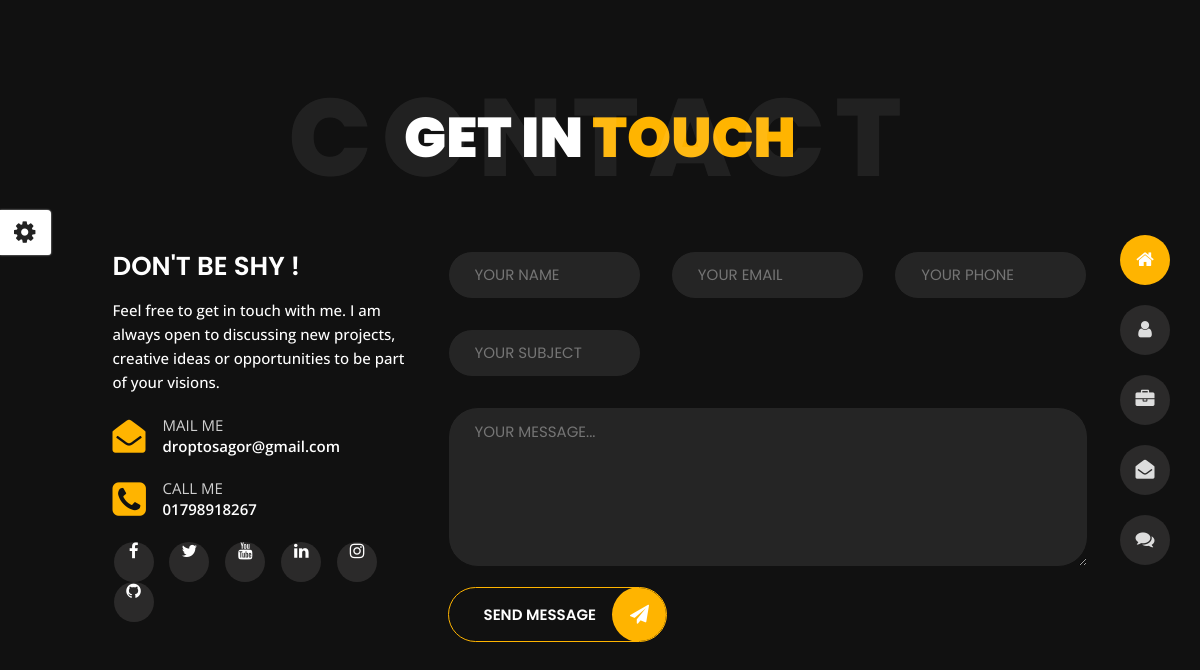
Page /contact/ on the committed database.
### contact_app/models.py (models this page shows, shortened)
class SocialMediaLink(models.Model):
    social = models.ForeignKey(MyProfile, on_delete= models.CASCADE, related_name="social")
    facebook = models.URLField(blank= True)
    x = models.URLField(blank= True) # twitter
    instagram = models.URLField(blank= True, null= True)
    linkdin = models.URLField(blank= True)
    youtube = models.URLField(blank= True)
    github = models.URLField(blank= True)

### profile_app/models.py (models this page shows, shortened)
class MyProfile(models.Model):
    first_name = models.CharField(max_length= 50)
    last_name = models.CharField(max_length= 50)
    email = models.EmailField(max_length= 50)
    age = models.IntegerField()
    nationality = models.CharField(max_length= 50)
    freelance = models.CharField(max_length= 50, null= True, default= 'NOT')
    address = models.TextField(max_length= 200)
    phone = models.CharField(max_length= 14)
    languages = models.CharField(max_length= 100, default='Bangla, English')
    skype = models.CharField(max_length= 50, null= True)
    instagrame = models.CharField(max_length= 50, null= True, default= 'sagor_luc')
    image = models.ImageField(upload_to='photos/myPhotos', blank= True)
    created_date = models.DateTimeField(auto_now_add= True)
    modify_date = models.DateTimeField(auto_now= True)

### contact_app/views.py (the view)
# urls.py: path('contact/', include('contact_app.urls')),
def contact(request):
    if request.method == "POST":
        form = ContactForm(request.POST)
        if form.is_valid():
            form.save()
            messages.success(request, "Message sent successfully")
        else:
            messages.error(request, "Please fill out all the fields")
    else:
        form = ContactForm()
    social_media = SocialMediaLink.objects.all()
    return render(request, 'contact.html', {"form": form, 'socials': social_media})

### contact_app/forms.py
class ContactForm(forms.ModelForm):
    class Meta:
        model = ContactInformation
        fields = ['name', 'email', 'phone', 'subject', 'message']
        widgets = {
            'name': forms.TextInput(attrs={'placeholder': 'YOUR NAME'}),
            'email': forms.EmailInput(attrs={'placeholder': 'YOUR EMAIL'}),
            'phone': forms.TextInput(attrs={'placeholder': 'YOUR PHONE'}),
            'subject': forms.TextInput(attrs={'placeholder': 'YOUR SUBJECT'}),
            'message': forms.Textarea(attrs={'placeholder': 'YOUR MESSAGE...'}),
        }

### contact_app/templates/contact.html (shortened to what this page needs)
{% extends "base.html" %}
{% load static %}
{% block body %}
<body class="contact">
<section class="title-section text-left text-sm-center revealator-slideup revealator-once revealator-delay1">
    <h1>get in <span>touch</span></h1>
    <span class="title-bg">contact</span>
</section>
<section class="main-content revealator-slideup revealator-once revealator-delay1">
    <div class="container">
        <div class="row">
            <div class="col-12 col-lg-4">
                <h3 class="text-uppercase custom-title mb-0 ft-wt-600 pb-3">Don't be shy !</h3>
                <p class="open-sans-font mb-3">Feel free to get in touch with me. I am always open to discussing new projects, creative ideas or opportunities to be part of your visions.</p>
                {% for soci in socials  %}
                    <p class="open-sans-font custom-span-contact position-relative">
                        <i class="fa fa-envelope-open position-absolute"></i>
                        <span class="d-block">mail me</span>{{soci.social.email}}
                    </p>
                    <p class="open-sans-font custom-span-contact position-relative">
                        <i class="fa fa-phone-square position-absolute"></i>
                        <span class="d-block">call me</span>{{soci.social.phone}}
                    </p>
                {% endfor %}
                <ul class="social list-unstyled pt-1 mb-5">
                    {% for soci in socials %}
                        <li class="facebook"><a title="Facebook" href="{{soci.facebook}}" target="_blank"><i class="fa fa-facebook"></i></a>
                        </li>
                        <li class="twitter"><a title="Twitter" href="{{soci.x}}" target="_blank"><i class="fa fa-twitter"></i></a>
                        </li>
                        <li class="youtube"><a title="Youtube" href="{{soci.youtube}}" target="_blank"><i class="fa fa-youtube" ></i></a>
                        </li>
                        <li class="linkedin"><a title="linkedin" href="{{soci.linkdin}}" target="_blank"><i class="fa fa-linkedin"></i></a>
                        </li>
                        <li class="instagram"><a title="Instagram" href="{{soci.instagram}}" target="_blank"><i class="fa fa-instagram"></i></a>
                        </li>
                        <li class="github"><a title="Github" href="{{soci.github}}" target="_blank"><i class="fa fa-github"></i></a>
                        </li>
                    {% endfor %}
                </ul>
            </div>
            <div class="col-12 col-lg-8">
                <form class="contactform" method="post">
                    <div class="contactform">
                        <div class="row">
                            <div class="col-12 col-md-4">
                                {{ form.name }}
                            </div>
                            <div class="col-12 col-md-4">
                                {{ form.email }}
                            </div>
                            <div class="col-12 col-md-4">
                                {{ form.phone }}
                            </div>
                            <div class="col-12 col-md-4">
                                {{ form.subject }}
                            </div>
                            <div class="col-12">
                                {{ form.message }}
                                <button type="submit" class="button">
                                    <span class="button-text">Send Message</span>
                                    <span class="button-icon fa fa-send"></span>
                                </button>
                            </div>
                        </div>
                    </div>
                </form>
            </div>
        </div>
    </div>
</section>
</body>
{% endblock body %}

### static/css/style.css (style rules this page uses)
html { overflow-x: hidden; height: 100%; }
body { font-family: 'Poppins', sans-serif; font-size: 15px; color: #fff; font-weight: 500; line-height: 1.6; position: relative; background-size: cover; background-position: center; height: 100%; width: 100%; background-color: #111; }
.open-sans-font { font-family: 'Open Sans', sans-serif; }
.ft-wt-600 { font-weight: 600; }
.no-transform { transform: none !important; }
.custom-title { padding-bottom: 22px; font-size: 26px; }
.button { overflow: hidden; display: inline-block; line-height: 1.4; border-radius: 35px; white-space: nowrap; text-overflow: ellipsis; text-align: center; cursor: pointer; vertical-align: middle; user-select: none; transition: 250ms all ease-in-out; text-transform: uppercase; text-decoration: none !important; position: relative; z-index: 1; padding: 16px 70px 16px 35px; font-size: 15px; font-weight: 600; color: #fff; background-color: transparent; outline: none !important; }
.button .button-text { position: relative; z-index: 2; color: #fff; transition: .3s ease-out all; }
.button:before { z-index: -1; content: ''; position: absolute; top: 0; bottom: 0; left: 0; right: 0; transform: translateX(100%); transition: .3s ease-out all; }
.button-icon { position: absolute; right: -1px; top: -1px; bottom: 0; width: 55px; height: 55px; display: flex; justify-content: center; align-items: center; font-size: 19px; color: #ffffff; border-radius: 50%; }
.title-section { margin: 0 auto; width: 100%; position: relative; padding: 80px 0; }
.title-section h1 { font-size: 56px; font-weight: 900; color: #fff; text-transform: uppercase; margin: 0; }
.title-bg { font-size: 110px; left: 0; letter-spacing: 10px; line-height: 0.7; position: absolute; right: 0; top: 50%; text-transform: uppercase; font-weight: 800; -webkit-transform: translateY(-50%); -moz-transform: translateY(-50%); -ms-transform: translateY(-50%); -o-transform: translateY(-50%); transform: translateY(-50%); color: rgba(255, 255, 255, 0.07); }
.contact .main-content { padding-bottom: 85px; }
.contact .custom-span-contact { font-weight: 600; padding-left: 50px; line-height: 21px; padding-top: 5px; }
.contact .custom-span-contact i { left: 0; top: 10px; font-size: 33px; }
.contact .custom-span-contact i.fa-phone-square { font-size: 39px; top: 7px; }
.contact .custom-span-contact span { text-transform: uppercase; opacity: .8; font-weight: 400; }
.contact ul.social { margin-left: -5px; }
.contact ul.social li { display: inline-block; }
.contact ul.social li a { display: inline-block; height: 40px; width: 40px; line-height: 42px; text-align: center; color: #fff; transition: .3s; font-size: 17px; margin: 0 6px; background: #2b2a2a; border-radius: 50%; }
.contact .contactform input[type=text], .contact .contactform input[type=email] { border: 1px solid #111; width: 100%; background: #252525; color: #fff; padding: 11px 26px; margin-bottom: 30px; border-radius: 30px; outline: none !important; transition: .3s; }
.contact .contactform textarea { border: 1px solid #111; background: #252525; color: #fff; width: 100%; padding: 12px 26px; margin-bottom: 20px; height: 160px; overflow: hidden; border-radius: 30px; outline: none !important; transition: .3s; }
@media (max-width: 1350px) and (min-width: 992px) { .container { max-width: calc(100% - 195px); } }

### rows in the picture
SocialMediaLink: social.email "droptosagor@gmail.com", social.phone "01798918267"
